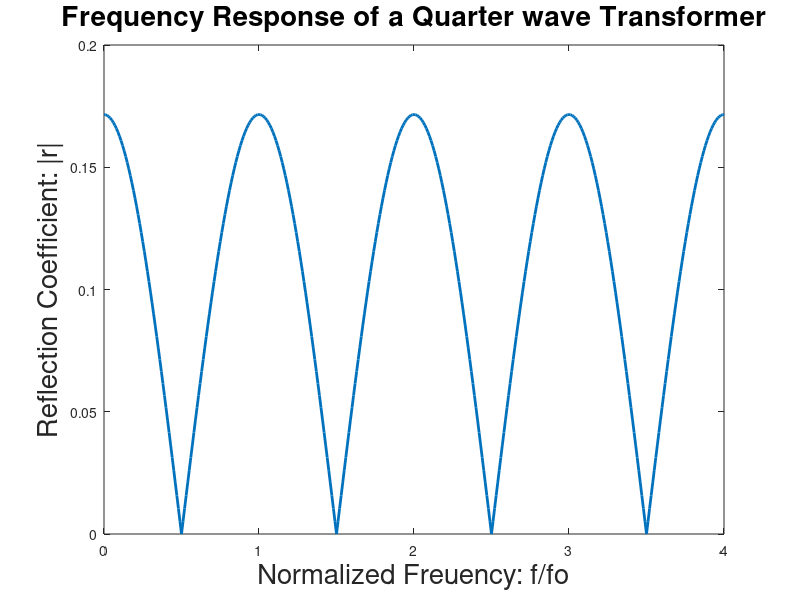

The MATLAB script that drew this image:
close all;
close();
clear;
f_fo = 0:0.01:4; % f_fo represents normalised frequency f/fo
Bl = pi*f_fo/2; % Bl represents B*l
zo = 70.71; % Charecteristic Impedance
zl = 100; % Load Impedance
zin = abs(zo*(zl + 1i*zo*tan(Bl))./(zo + 1i*zl*tan(Bl))); %Input Impedance
tau = (zo - zin)./(zo + zin); % Reflection Coefficient
plot(f_fo, abs(tau), 'LineWidth',2)
title('Frequency Response of a Quarter wave Transformer', 'FontSize', 20)
xlabel('Normalized Freuency: f/fo', 'FontSize',20)
ylabel('Reflection Coefficient: |r|', 'FontSize',20)